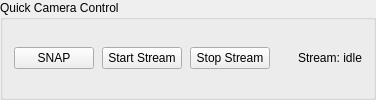
             <widget class="QGroupBox" name="quickCamGroupBox">
              <property name="sizePolicy">
               <sizepolicy hsizetype="Expanding" vsizetype="Maximum">
                <horstretch>0</horstretch>
                <verstretch>0</verstretch>
               </sizepolicy>
              </property>
              <property name="maximumSize">
               <size>
                <width>16777215</width>
                <height>130</height>
               </size>
              </property>
              <property name="title">
               <string>Quick Camera Control</string>
              </property>
              <layout class="QHBoxLayout" name="quickCamLayout" stretch="0,0,0,0,0">
               <property name="spacing">
                <number>8</number>
               </property>
               <item>
                <widget class="QPushButton" name="btnSnap">
                 <property name="maximumSize">
                  <size>
                   <width>90</width>
                   <height>16777215</height>
                  </size>
                 </property>
                 <property name="text">
                  <string>SNAP</string>
                 </property>
                </widget>
               </item>
               <item>
                <widget class="QPushButton" name="btnStartStream">
                 <property name="maximumSize">
                  <size>
                   <width>130</width>
                   <height>16777215</height>
                  </size>
                 </property>
                 <property name="text">
                  <string>Start Stream</string>
                 </property>
                </widget>
               </item>
               <item>
                <widget class="QPushButton" name="btnStopStream">
                 <property name="maximumSize">
                  <size>
                   <width>130</width>
                   <height>16777215</height>
                  </size>
                 </property>
                 <property name="text">
                  <string>Stop Stream</string>
                 </property>
                </widget>
               </item>
               <item>
                <spacer>
                 <property name="orientation">
                  <enum>Qt::Orientation::Horizontal</enum>
                 </property>
                 <property name="sizeHint" stdset="0">
                  <size>
                   <width>20</width>
                   <height>20</height>
                  </size>
                 </property>
                </spacer>
               </item>
               <item>
                <widget class="QLabel" name="streamStatusLabel">
                 <property name="sizePolicy">
                  <sizepolicy hsizetype="Preferred" vsizetype="Fixed">
                   <horstretch>0</horstretch>
                   <verstretch>0</verstretch>
                  </sizepolicy>
                 </property>
                 <property name="text">
                  <string>Stream: idle</string>
                 </property>
                 <property name="role" stdset="0">
                  <string>hint</string>
                 </property>
                </widget>
               </item>
              </layout>
             </widget>
